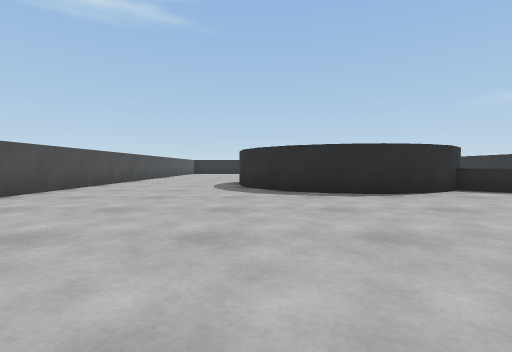
view 1 (above)

24 first-person views from a walk through a scene from a Unity 3-D project. The camera is 0.55 m above the floor, tilts 2° down and sees 85° across. The floor is counted in squares, 1 m on a side. Each view is taken from the middle of a square. On the plan, view 1 faces up. The plan holds only what a view shows up to about 9 squares ahead; the rest is blank. The place goes on beyond the plan.

view 2
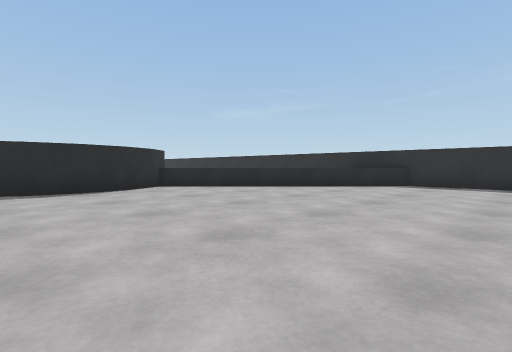

view 3
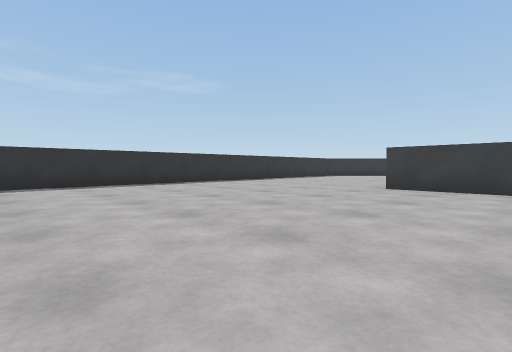

view 4
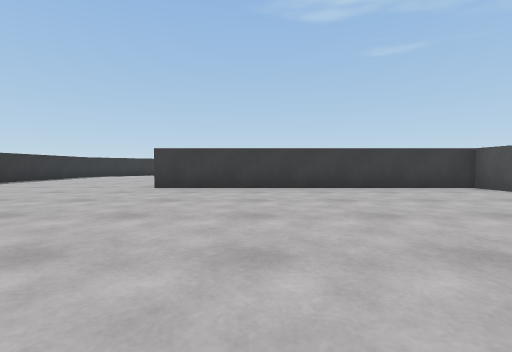

view 5
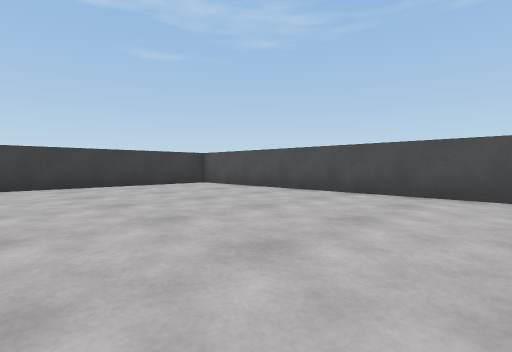

view 6
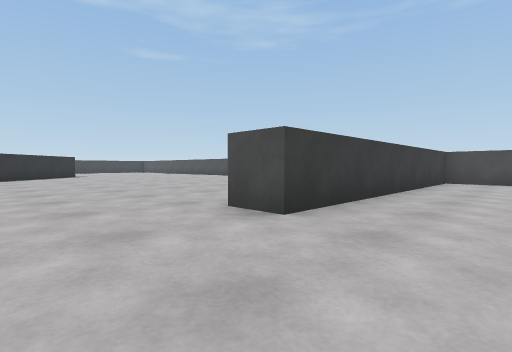

view 7
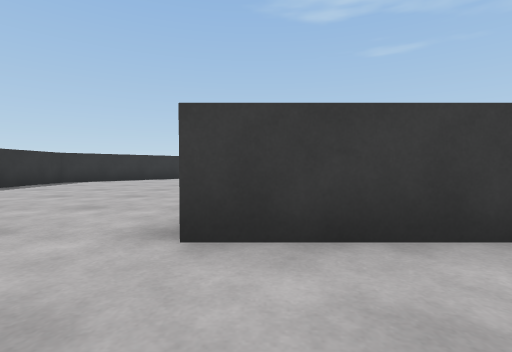

view 8
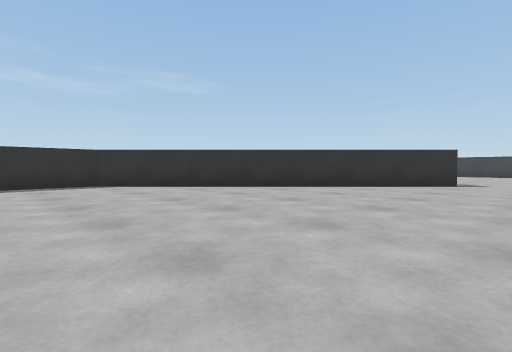

view 9
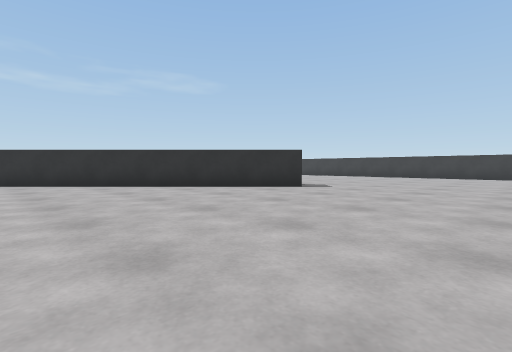

view 10
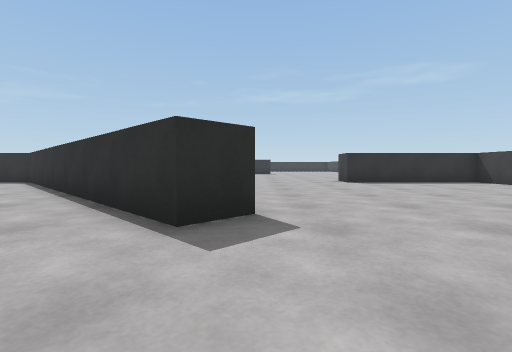

view 11
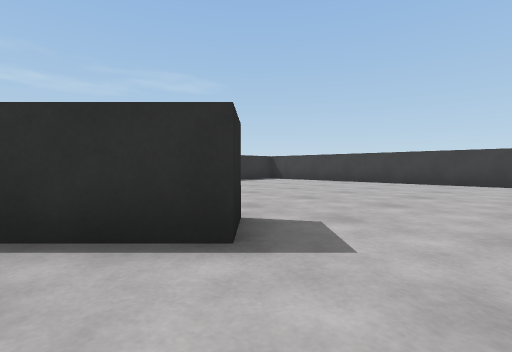

view 12
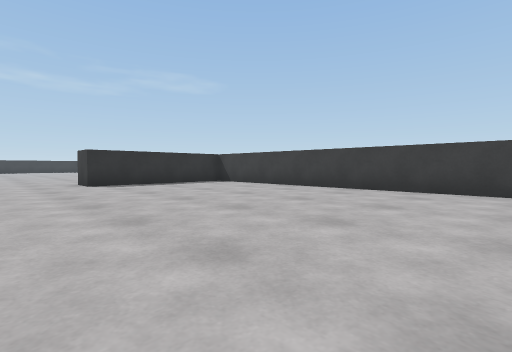

view 13
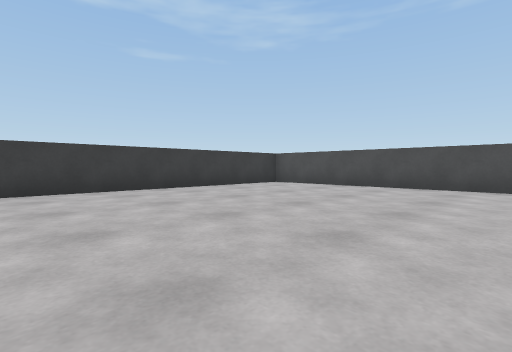

view 14
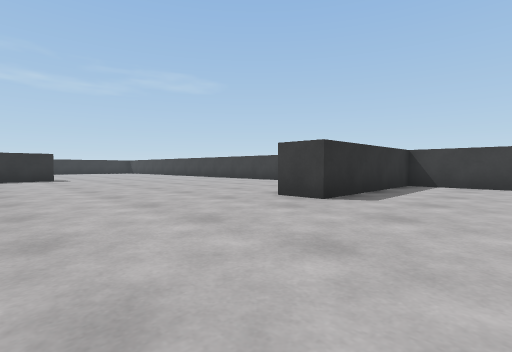

view 15
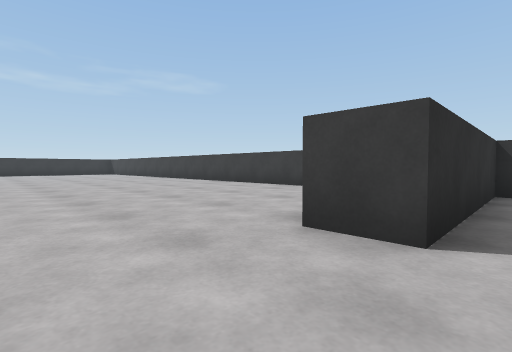

view 16
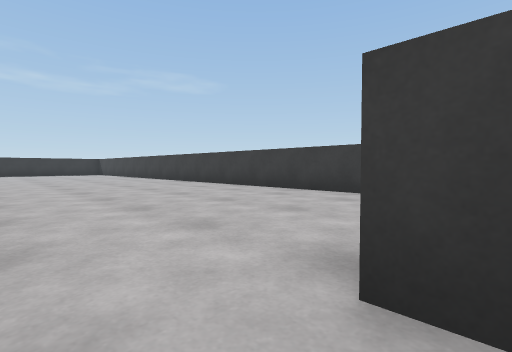

view 17
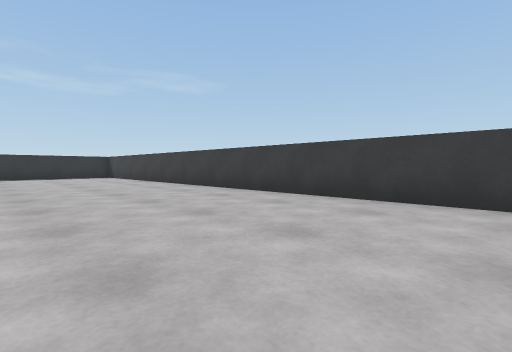

view 18
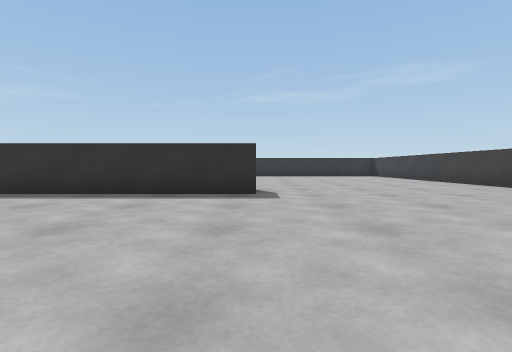

view 19
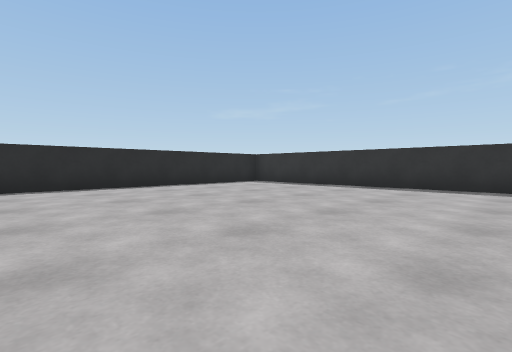

view 20
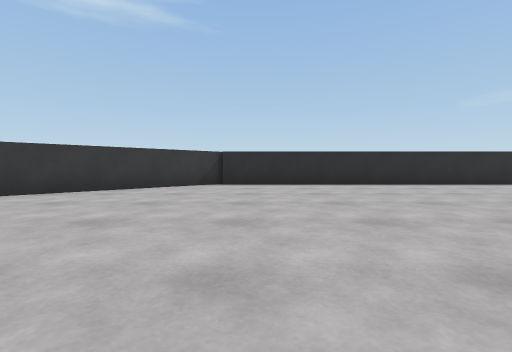

view 21
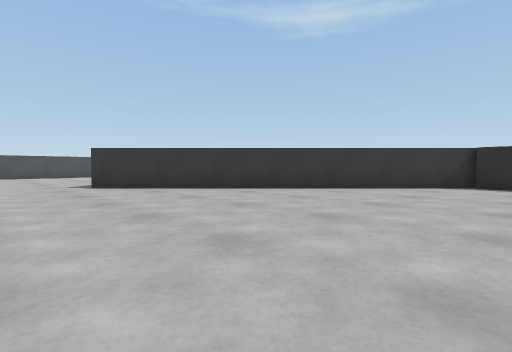

view 22
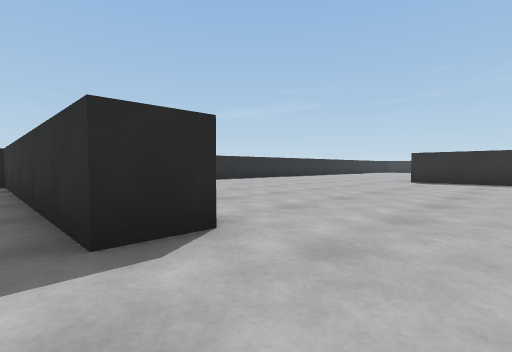

view 23
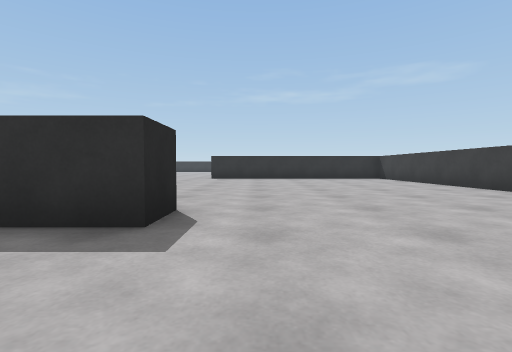

view 24
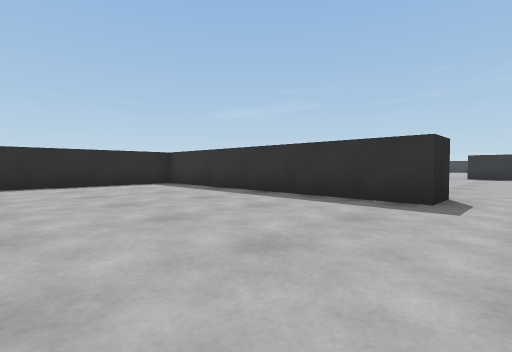

### Floor plan
Points are (right, up) in squares from view 1. A wall is a line through its corners. A room is listed if a view was taken in it or the views show most of it. See-through windows are left out.
Room 1 (views 1, 2, 3, 4, 5, 6, 7, 8, 9, 10, 11, 12, 13, 14, 15, 16, 17, 18, 19, 20, 21, 22, 23, 24)
walls: (10, -14.2) (3.2, -21) (2.5, -20.3) (9.5, -13.3) (9.5, -11); (9.5, -3.2) (9.5, 3.2); (20.6, -22) (19.5, -22) (19.5, -14.5) (10, -14.5); (-4.5, -22.2) (-4.5, -27.2); (12.5, -28.5) (26, -28.5); (-3.2, -28.5) (9.5, -28.5) (9.5, -24.1) (10.5, -24.1); (-4.5, 1.9) (-4.5, -6) (3.5, -6) (3.5, -7); (4.9, 6.7) (4.3, 6.1) (3.4, 5.6) (2.5, 5.5) (1.6, 5.6) (0.7, 6.1) (0.1, 6.7) (-0.3, 7.6) (-0.5, 8.4); (-4.5, 9.1) (-4.5, 4.9)
low walls: (9.5, 1.4) (4.6, 6.4)

Where each view was taken, in squares from view 1:
view 1: 0 up, 0 right, facing up
view 2: 1 down, 1 right, facing up-right
view 3: 1 up, 1 right, facing down-right
view 4: 1 up, 1 right, facing down
view 5: 2 up, 1 right, facing down-left
view 6: 4 down, 6 right, facing down-left
view 7: 4 down, 3 right, facing down
view 8: 11 down, 1 right, facing down-right
view 9: 14 down, 2 left, facing down-right
view 10: 21 down, 0 right, facing right
view 11: 19 down, 1 right, facing down-right
view 12: 22 down, 1 right, facing down-right
view 13: 22 down, 3 right, facing down-left
view 14: 20 down, 7 right, facing down-right
view 15: 22 down, 9 right, facing down-right
view 16: 23 down, 10 right, facing down-right
view 17: 24 down, 15 right, facing down-right
view 18: 22 down, 14 right, facing right
view 19: 22 down, 12 right, facing up-right
view 20: 23 down, 11 right, facing up
view 21: 23 down, 11 right, facing up-left
view 22: 24 down, 19 right, facing up-right
view 23: 23 down, 17 right, facing right
view 24: 23 down, 15 right, facing up-right
